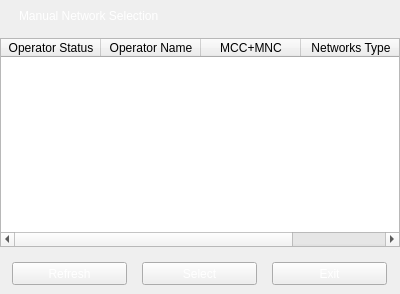
<?xml version="1.0" encoding="UTF-8"?>
<ui version="4.0">
 <class>Form</class>
 <widget class="QWidget" name="Form">
  <property name="geometry">
   <rect>
    <x>0</x>
    <y>0</y>
    <width>400</width>
    <height>294</height>
   </rect>
  </property>
  <property name="windowTitle">
   <string>Form</string>
  </property>
  <property name="styleSheet">
   <string notr="true">QPushButton{ 
border-image:url(Skin/SmallChangeableButton_1.png);
	color: rgb(255, 255, 255);
}
QPushButton:pressed{ 
border-image:url(Skin/SmallChangeableButton_3.png);
}
QPushButton:hover{
border-image:url(Skin/SmallChangeableButton_3.png);
	color: rgb(0, 0, 0);
}
QPushButton:disabled{
border-image:url(Skin/SmallChangeableButton_2.png);
	color: rgb(0, 0, 0);
}
QWidget#Form
{
 border-image:url(Skin/SearchResultBack.png);
}</string>
  </property>
  <layout class="QVBoxLayout" name="verticalLayout_2">
   <property name="margin">
    <number>0</number>
   </property>
   <item>
    <layout class="QVBoxLayout" name="verticalLayout">
     <item>
      <widget class="QWidget" name="widget" native="true">
       <property name="minimumSize">
        <size>
         <width>0</width>
         <height>31</height>
        </size>
       </property>
       <property name="maximumSize">
        <size>
         <width>16777215</width>
         <height>100</height>
        </size>
       </property>
       <property name="styleSheet">
        <string notr="true"/>
       </property>
       <layout class="QHBoxLayout" name="horizontalLayout_2">
        <item>
         <layout class="QHBoxLayout" name="horizontalLayout">
          <property name="spacing">
           <number>160</number>
          </property>
          <property name="leftMargin">
           <number>10</number>
          </property>
          <property name="rightMargin">
           <number>10</number>
          </property>
          <item>
           <widget class="QLabel" name="labelManualSelection">
            <property name="styleSheet">
             <string notr="true">QLabel
{
	color: rgb(255, 255, 255);
}</string>
            </property>
            <property name="text">
             <string>Manual Network Selection</string>
            </property>
           </widget>
          </item>
         </layout>
        </item>
       </layout>
      </widget>
     </item>
     <item>
      <widget class="QTableWidget" name="tableWidgetSearchResult">
       <column>
        <property name="text">
         <string>Operator Status</string>
        </property>
       </column>
       <column>
        <property name="text">
         <string>Operator Name</string>
        </property>
       </column>
       <column>
        <property name="text">
         <string>MCC+MNC</string>
        </property>
       </column>
       <column>
        <property name="text">
         <string>Networks Type</string>
        </property>
       </column>
      </widget>
     </item>
     <item>
      <widget class="QWidget" name="widget_3" native="true">
       <property name="styleSheet">
        <string notr="true"/>
       </property>
       <layout class="QHBoxLayout" name="horizontalLayout_7">
        <item>
         <layout class="QHBoxLayout" name="horizontalLayout_6">
          <property name="spacing">
           <number>15</number>
          </property>
          <item>
           <widget class="QPushButton" name="pushButtonRefresh">
            <property name="enabled">
             <bool>true</bool>
            </property>
            <property name="minimumSize">
             <size>
              <width>115</width>
              <height>23</height>
             </size>
            </property>
            <property name="maximumSize">
             <size>
              <width>115</width>
              <height>23</height>
             </size>
            </property>
            <property name="cursor">
             <cursorShape>PointingHandCursor</cursorShape>
            </property>
            <property name="styleSheet">
             <string notr="true"/>
            </property>
            <property name="text">
             <string>Refresh</string>
            </property>
           </widget>
          </item>
          <item>
           <widget class="QPushButton" name="pushButtonSelect">
            <property name="enabled">
             <bool>true</bool>
            </property>
            <property name="sizePolicy">
             <sizepolicy hsizetype="Fixed" vsizetype="Fixed">
              <horstretch>0</horstretch>
              <verstretch>0</verstretch>
             </sizepolicy>
            </property>
            <property name="minimumSize">
             <size>
              <width>115</width>
              <height>23</height>
             </size>
            </property>
            <property name="maximumSize">
             <size>
              <width>115</width>
              <height>23</height>
             </size>
            </property>
            <property name="cursor">
             <cursorShape>PointingHandCursor</cursorShape>
            </property>
            <property name="styleSheet">
             <string notr="true"/>
            </property>
            <property name="text">
             <string>Select</string>
            </property>
           </widget>
          </item>
          <item>
           <widget class="QPushButton" name="pushButtonExit">
            <property name="enabled">
             <bool>true</bool>
            </property>
            <property name="sizePolicy">
             <sizepolicy hsizetype="Fixed" vsizetype="Fixed">
              <horstretch>0</horstretch>
              <verstretch>0</verstretch>
             </sizepolicy>
            </property>
            <property name="minimumSize">
             <size>
              <width>115</width>
              <height>23</height>
             </size>
            </property>
            <property name="maximumSize">
             <size>
              <width>115</width>
              <height>23</height>
             </size>
            </property>
            <property name="cursor">
             <cursorShape>PointingHandCursor</cursorShape>
            </property>
            <property name="styleSheet">
             <string notr="true"/>
            </property>
            <property name="text">
             <string>Exit</string>
            </property>
           </widget>
          </item>
         </layout>
        </item>
       </layout>
      </widget>
     </item>
    </layout>
   </item>
  </layout>
 </widget>
 <resources/>
 <connections/>
</ui>
